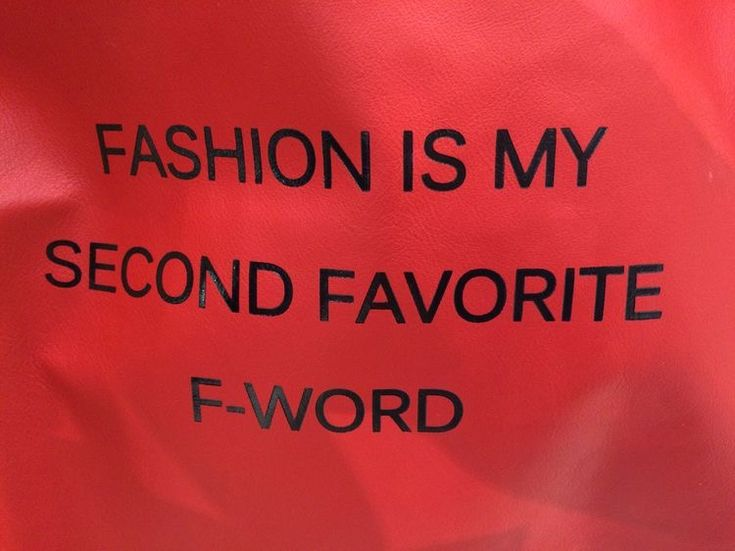
#> input picture a9/fashion_is_my_second_favorite_f_word.png, 735 x 551 px
$ python a9_median_filter.py
#> lines starting #> are read from the running program, lines starting #| are printed output that depends on the picture; after the words box and inside, x2 and y2 are one past the last pixel; in counts of white or black regions, pixels touching at a corner belong together
"""
Experiment No. 9: Median Filtering after Salt and Pepper Noise
Digital Image Processing Lab

This script:
1. Adds salt and pepper noise to a grayscale image manually
2. Applies a median filter manually using a sliding window
"""

import numpy as np
import cv2
import matplotlib.pyplot as plt


def add_salt_and_pepper(image, amount=0.05):
    """Add salt and pepper noise manually to a grayscale image."""
    noisy = image.copy()
    rows, cols = image.shape
    num_salt = int(amount * rows * cols * 0.5)
    num_pepper = int(amount * rows * cols * 0.5)

    for _ in range(num_salt):
        i = np.random.randint(0, rows)
        j = np.random.randint(0, cols)
        noisy[i, j] = 255

    for _ in range(num_pepper):
        i = np.random.randint(0, rows)
        j = np.random.randint(0, cols)
        noisy[i, j] = 0

    return noisy


def median_filter(image, size=3):
    """Apply median filter manually with zero padding."""
    rows, cols = image.shape
    pad = size // 2
    padded = np.pad(image, ((pad, pad), (pad, pad)), mode="constant", constant_values=0)
    output = np.zeros((rows, cols), dtype=np.uint8)

    for i in range(rows):
        for j in range(cols):
            region = padded[i : i + size, j : j + size]
            flat = region.flatten()
            flat.sort()
            output[i, j] = flat[len(flat) // 2]

    return output


def display_results(original, noisy, filtered):
    """Display original, noisy, and filtered images."""
    plt.figure(figsize=(15, 5))

    plt.subplot(1, 3, 1)
    plt.imshow(original, cmap="gray")
    plt.title("Original Image")
    plt.axis("off")

    plt.subplot(1, 3, 2)
    plt.imshow(noisy, cmap="gray")
    plt.title("Salt & Pepper Noise")
    plt.axis("off")

    plt.subplot(1, 3, 3)
    plt.imshow(filtered, cmap="gray")
    plt.title("Median Filtered (3x3)")
    plt.axis("off")

    plt.tight_layout()
    plt.savefig("median_filter_comparison.png", dpi=150, bbox_inches="tight")
    plt.show()
    print("Saved median_filter_comparison.png")


def main():
    print("=" * 60)
    print("Experiment No. 9: Median Filtering")
    print("=" * 60)

    image_path = "fashion_is_my_second_favorite_f_word.png"
    image = cv2.imread(image_path, cv2.IMREAD_GRAYSCALE)
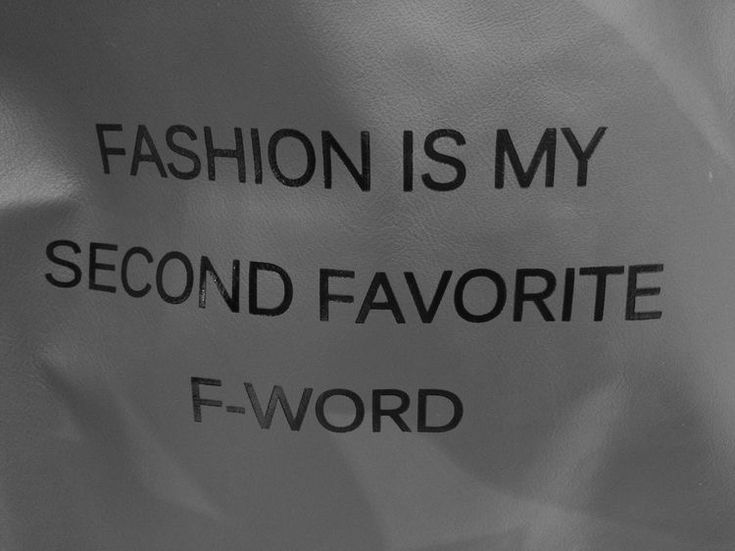
#> image: shape (551, 735); min 0, max 155, mean 92.2

    if image is None:
        print(f"Error: Could not load image from {image_path}")
        print("Creating synthetic test image...")
        image = np.zeros((256, 256), dtype=np.uint8)
        image[80:176, 80:176] = 255
        cv2.imwrite("synthetic_test.png", image)
        print("Created synthetic_test.png")
    else:
        print(f"Loaded image: {image_path}")

    print("Adding salt and pepper noise...")
    noisy = add_salt_and_pepper(image, amount=0.05)
#> after the loop in add_salt_and_pepper, `for _ in range(num_salt):`:
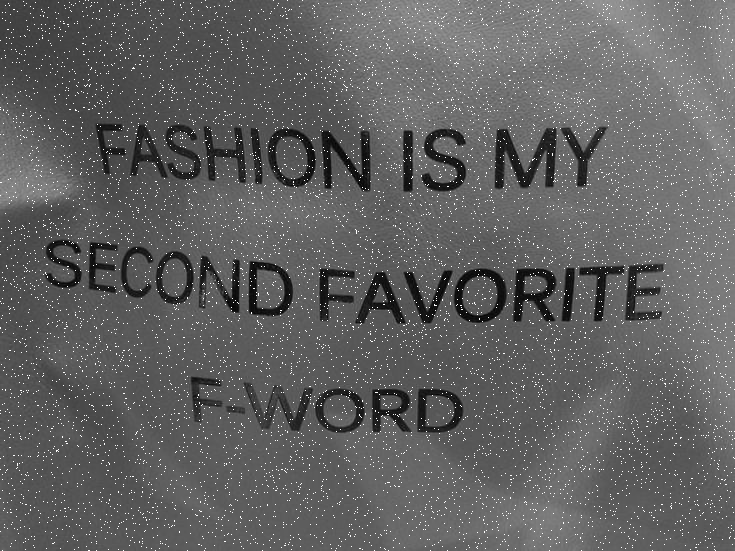
#> noisy: shape (551, 735); 2.47% of pixels changed, all inside (x1, y1, x2, y2) = (0, 0, 735, 551)
#> after the loop in add_salt_and_pepper, `for _ in range(num_pepper):`:
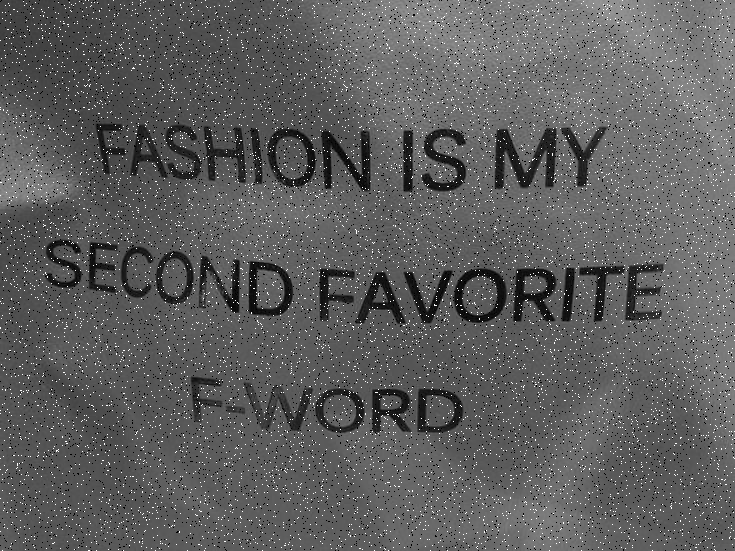
#> noisy: shape (551, 735); 2.47% of pixels changed, all inside (x1, y1, x2, y2) = (0, 0, 735, 551)

    print("Applying 3x3 median filter...")
    filtered = median_filter(noisy, size=3)
#> in median_filter, `padded = np.pad(image, ((pad, pad), (pad, pad)), mode="constant", cons..`:
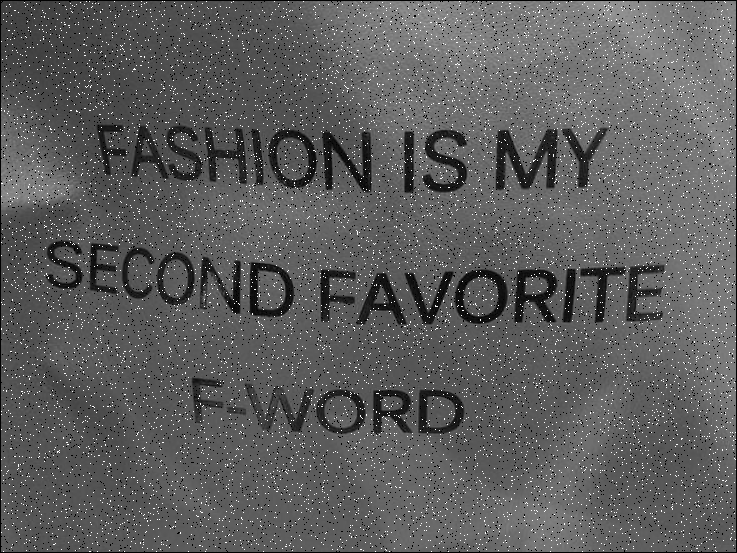
#> padded: shape (553, 737); min 0, max 255, mean 93.3

    display_results(image, noisy, filtered)

    cv2.imwrite("noisy_salt_pepper.png", noisy)
    cv2.imwrite("median_filtered.png", filtered)
    print("Saved noisy_salt_pepper.png, median_filtered.png")

    print("=" * 60)
    print("Experiment Complete!")
    print("=" * 60)


if __name__ == "__main__":
    main()
